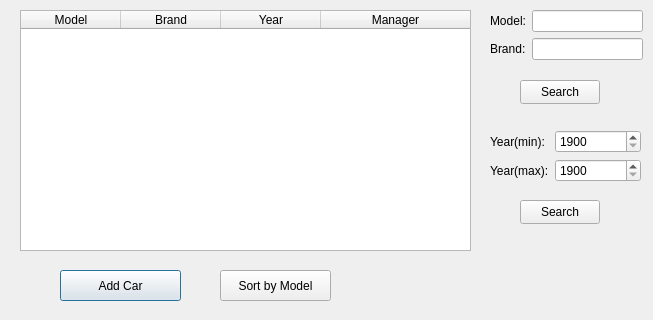
<?xml version="1.0" encoding="UTF-8"?>
<ui version="4.0">
 <class>DialogCar</class>
 <widget class="QDialog" name="DialogCar">
  <property name="geometry">
   <rect>
    <x>0</x>
    <y>0</y>
    <width>653</width>
    <height>320</height>
   </rect>
  </property>
  <property name="windowTitle">
   <string>Cars</string>
  </property>
  <property name="styleSheet">
   <string notr="true"/>
  </property>
  <widget class="QTableWidget" name="tableWidget_car">
   <property name="geometry">
    <rect>
     <x>20</x>
     <y>10</y>
     <width>451</width>
     <height>241</height>
    </rect>
   </property>
   <attribute name="horizontalHeaderStretchLastSection">
    <bool>true</bool>
   </attribute>
   <column>
    <property name="text">
     <string>Model</string>
    </property>
   </column>
   <column>
    <property name="text">
     <string>Brand</string>
    </property>
   </column>
   <column>
    <property name="text">
     <string>Year</string>
    </property>
   </column>
   <column>
    <property name="text">
     <string>Manager</string>
    </property>
   </column>
  </widget>
  <widget class="QPushButton" name="pushButton_add">
   <property name="geometry">
    <rect>
     <x>60</x>
     <y>270</y>
     <width>121</width>
     <height>31</height>
    </rect>
   </property>
   <property name="text">
    <string>Add Car</string>
   </property>
  </widget>
  <widget class="QPushButton" name="pushButton_sort">
   <property name="geometry">
    <rect>
     <x>220</x>
     <y>270</y>
     <width>111</width>
     <height>31</height>
    </rect>
   </property>
   <property name="text">
    <string>Sort by Model</string>
   </property>
  </widget>
  <widget class="QPushButton" name="pushButton_search">
   <property name="geometry">
    <rect>
     <x>520</x>
     <y>80</y>
     <width>80</width>
     <height>24</height>
    </rect>
   </property>
   <property name="text">
    <string>Search</string>
   </property>
  </widget>
  <widget class="QPushButton" name="pushButton_year">
   <property name="geometry">
    <rect>
     <x>520</x>
     <y>200</y>
     <width>80</width>
     <height>24</height>
    </rect>
   </property>
   <property name="text">
    <string>Search</string>
   </property>
  </widget>
  <widget class="QWidget" name="layoutWidget">
   <property name="geometry">
    <rect>
     <x>490</x>
     <y>10</y>
     <width>153</width>
     <height>56</height>
    </rect>
   </property>
   <layout class="QFormLayout" name="formLayout">
    <item row="0" column="0">
     <widget class="QLabel" name="label">
      <property name="text">
       <string>Model:</string>
      </property>
     </widget>
    </item>
    <item row="0" column="1">
     <widget class="QLineEdit" name="lineEdit_model"/>
    </item>
    <item row="1" column="0">
     <widget class="QLabel" name="label_2">
      <property name="text">
       <string>Brand:</string>
      </property>
     </widget>
    </item>
    <item row="1" column="1">
     <widget class="QLineEdit" name="lineEdit_brand"/>
    </item>
   </layout>
  </widget>
  <widget class="QWidget" name="layoutWidget">
   <property name="geometry">
    <rect>
     <x>490</x>
     <y>130</y>
     <width>151</width>
     <height>61</height>
    </rect>
   </property>
   <layout class="QFormLayout" name="formLayout_2">
    <item row="0" column="0">
     <widget class="QLabel" name="label_3">
      <property name="text">
       <string>Year(min):</string>
      </property>
     </widget>
    </item>
    <item row="0" column="1">
     <widget class="QSpinBox" name="spinBox_min">
      <property name="minimum">
       <number>1900</number>
      </property>
      <property name="maximum">
       <number>3000</number>
      </property>
     </widget>
    </item>
    <item row="1" column="0">
     <widget class="QLabel" name="label_4">
      <property name="text">
       <string>Year(max):</string>
      </property>
     </widget>
    </item>
    <item row="1" column="1">
     <widget class="QSpinBox" name="spinBox_max">
      <property name="minimum">
       <number>1900</number>
      </property>
      <property name="maximum">
       <number>3000</number>
      </property>
     </widget>
    </item>
   </layout>
  </widget>
 </widget>
 <resources/>
 <connections/>
</ui>
